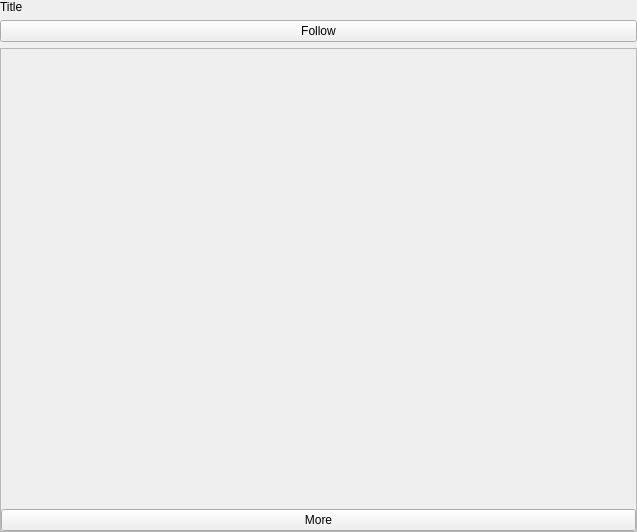
<?xml version="1.0" encoding="UTF-8"?>
<ui version="4.0">
 <class>Form</class>
 <widget class="QWidget" name="Form">
  <property name="geometry">
   <rect>
    <x>0</x>
    <y>0</y>
    <width>637</width>
    <height>532</height>
   </rect>
  </property>
  <property name="windowTitle">
   <string>Form</string>
  </property>
  <layout class="QVBoxLayout" name="verticalLayout_2">
   <property name="leftMargin">
    <number>0</number>
   </property>
   <property name="topMargin">
    <number>0</number>
   </property>
   <property name="rightMargin">
    <number>0</number>
   </property>
   <property name="bottomMargin">
    <number>0</number>
   </property>
   <item>
    <layout class="QHBoxLayout" name="horizontalLayout">
     <item>
      <widget class="QLabel" name="title_label">
       <property name="text">
        <string>Title</string>
       </property>
      </widget>
     </item>
    </layout>
   </item>
   <item>
    <widget class="QPushButton" name="follow_button">
     <property name="text">
      <string>Follow</string>
     </property>
    </widget>
   </item>
   <item>
    <widget class="QScrollArea" name="scrollArea">
     <property name="widgetResizable">
      <bool>true</bool>
     </property>
     <widget class="QWidget" name="scrollAreaWidgetContents">
      <property name="geometry">
       <rect>
        <x>0</x>
        <y>0</y>
        <width>635</width>
        <height>480</height>
       </rect>
      </property>
      <layout class="QGridLayout" name="gridLayout">
       <property name="leftMargin">
        <number>0</number>
       </property>
       <property name="topMargin">
        <number>0</number>
       </property>
       <property name="rightMargin">
        <number>0</number>
       </property>
       <property name="bottomMargin">
        <number>0</number>
       </property>
       <item row="4" column="0">
        <widget class="QPushButton" name="load_more_button">
         <property name="text">
          <string>More</string>
         </property>
        </widget>
       </item>
       <item row="0" column="0">
        <widget class="QLabel" name="description_label">
         <property name="text">
          <string/>
         </property>
         <property name="textFormat">
          <enum>Qt::MarkdownText</enum>
         </property>
         <property name="wordWrap">
          <bool>true</bool>
         </property>
         <property name="openExternalLinks">
          <bool>true</bool>
         </property>
         <property name="textInteractionFlags">
          <set>Qt::LinksAccessibleByMouse|Qt::TextSelectableByMouse</set>
         </property>
        </widget>
       </item>
      </layout>
     </widget>
    </widget>
   </item>
  </layout>
 </widget>
 <resources/>
 <connections/>
</ui>
